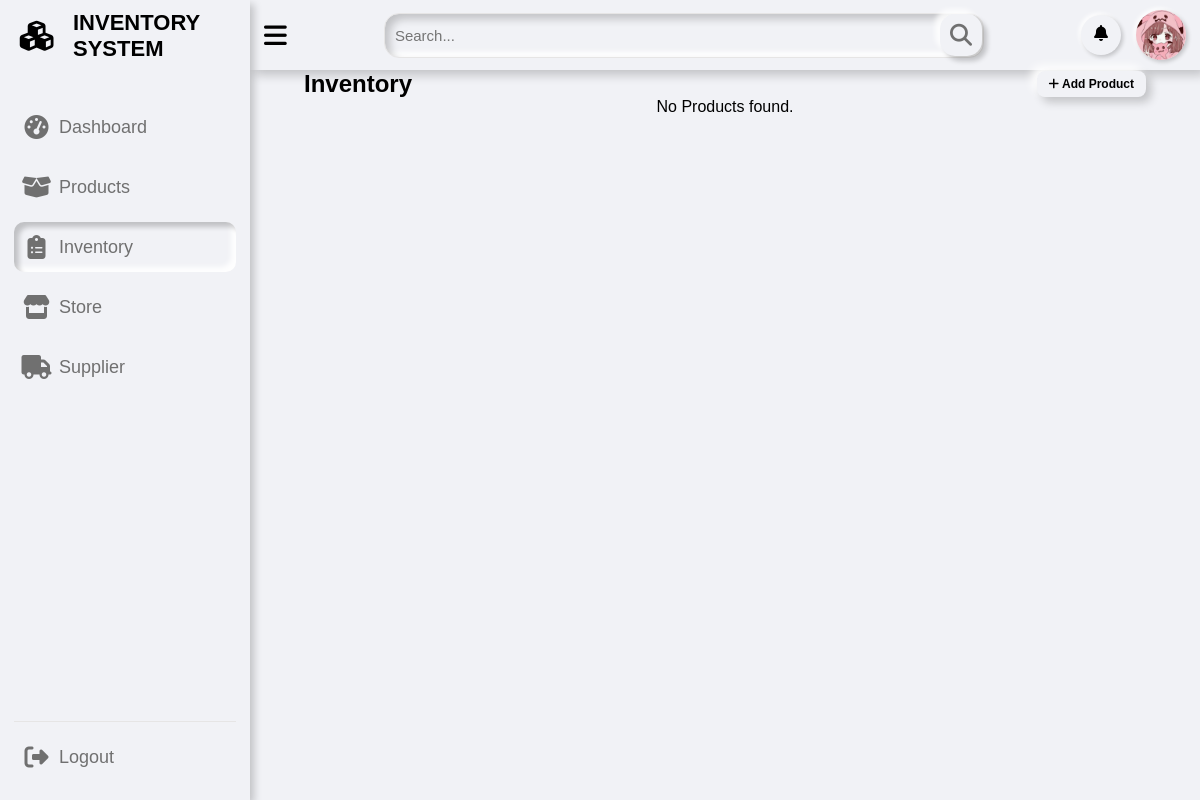
/pages/inventory.php (signed in), run on an earlier commit of the app's database.
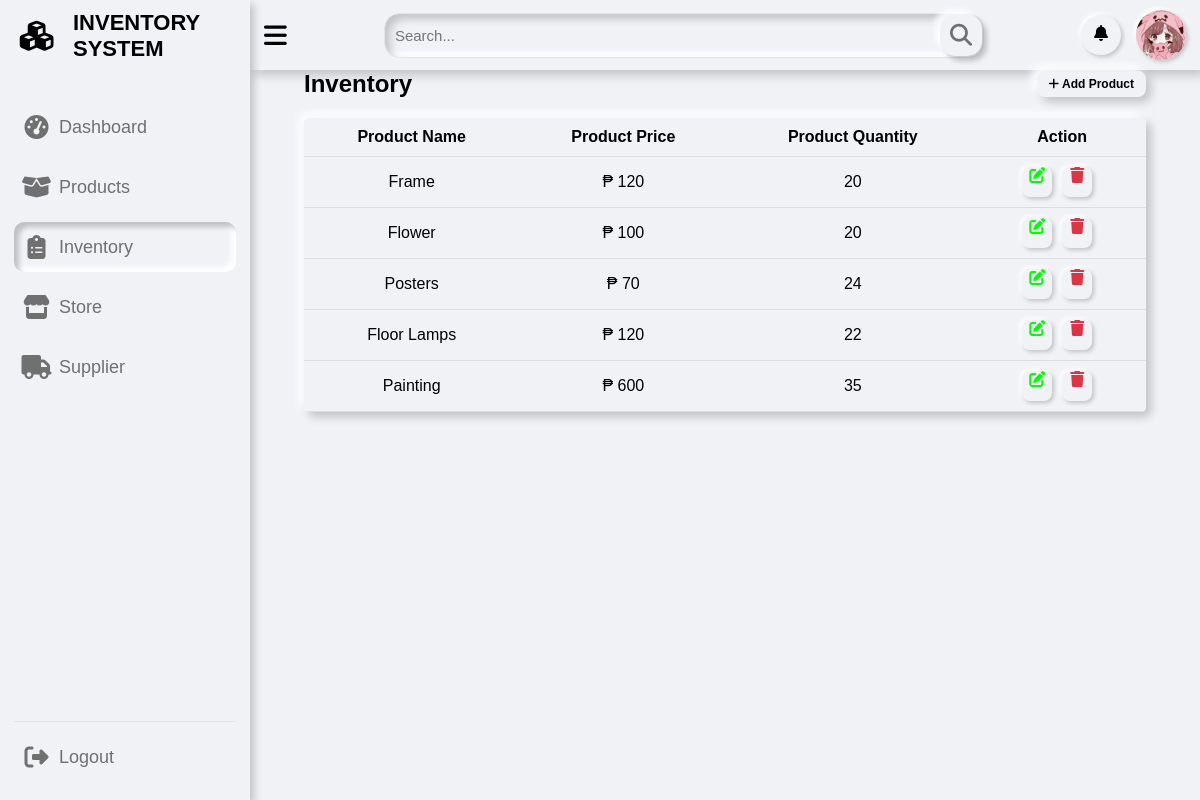
And on a later commit of the database.
### tables this page shows
CREATE TABLE `product` (
  `product_id` int(11) NOT NULL,
  `product_name` varchar(255) NOT NULL,
  `supplier_id` int(11) DEFAULT NULL
);

CREATE TABLE `product_details` (
  `product_id` int(11) NOT NULL,
  `product_quantity` int(11) NOT NULL,
  `product_price` int(11) NOT NULL,
  `stocked_Date` date DEFAULT NULL
);

### pages/inventory.php (the view, shortened to what this page needs)
<?php
if (isset($_SESSION['id']) && isset($_SESSION['username']) && $_SESSION['role'] === 'admin') {
?>
  <?php
  include "../includes/sidebar.php";
  include "../includes/topbar.php";
  ?>
  <div class="dash-content">
    <h2>
      Inventory
      <span class="popup-icon" onclick="openPopup()">
        <i class="fas fa-plus"></i> Add Product
      </span>
    </h2>
    <?php
    $sql = "CALL GetProductDetails()";
    $result = $pdo->query($sql);
    if ($result->rowCount() > 0) {
      echo "<table class='product-table'>";
      echo "<tr><th>Product Name</th><th>Product Price</th><th>Product Quantity</th><th>Action</th></tr>";
      while ($row = $result->fetch(PDO::FETCH_ASSOC)) {
        echo "<tr>";
        echo "<td>" . $row['product_name'] . "</td>";
        echo "<td>₱ " . $row['product_price'] . "</td>";
        echo "<td>" . $row['product_quantity'] . "</td>";
        echo "<td>";
        echo "<a href='#' onclick='openEditProductPopup(" . json_encode($row) . ")' class='edit'><i class='fas fa-edit'></i></a>";
        echo "<a href='#' onclick='openDeleteProductPopup(" . $row['product_id'] . ")' class='delete'><i class='fas fa-trash'></i></a>";
        echo "</td>";
        echo "</tr>";
      }
      echo "</table>";
    } else {
      echo "No Products found.";
    }
    ?>
    <?php
    include "../includes/footbar.php";
    ?>
  <?php
} else {
  header("Location: ../index.php?error=Access Error");
  exit();
}
  ?>

What changed in the data, as far as the page shows it:
added product: product_name "Frame", product_details.product_price "120", product_details.product_quantity "20"
added product: product_name "Flower", product_details.product_price "100", product_details.product_quantity "20"
added product: product_name "Posters", product_details.product_price "70", product_details.product_quantity "24"
added product: product_name "Floor Lamps", product_details.product_price "120", product_details.product_quantity "22"
added product: product_name "Painting", product_details.product_price "600", product_details.product_quantity "35"
Also different on the page:
text no longer shown: "No Products found."
text now shown: "Product Name Product Price Product Quantity Action"
